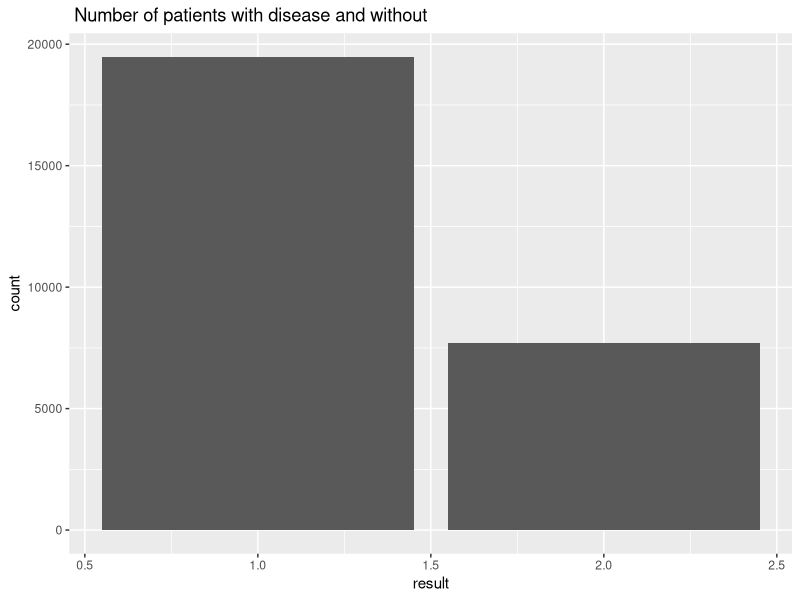
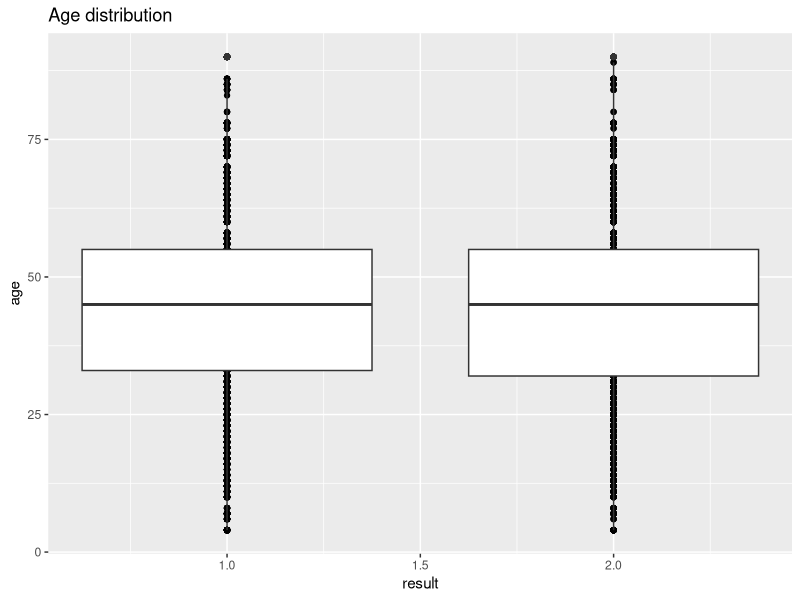
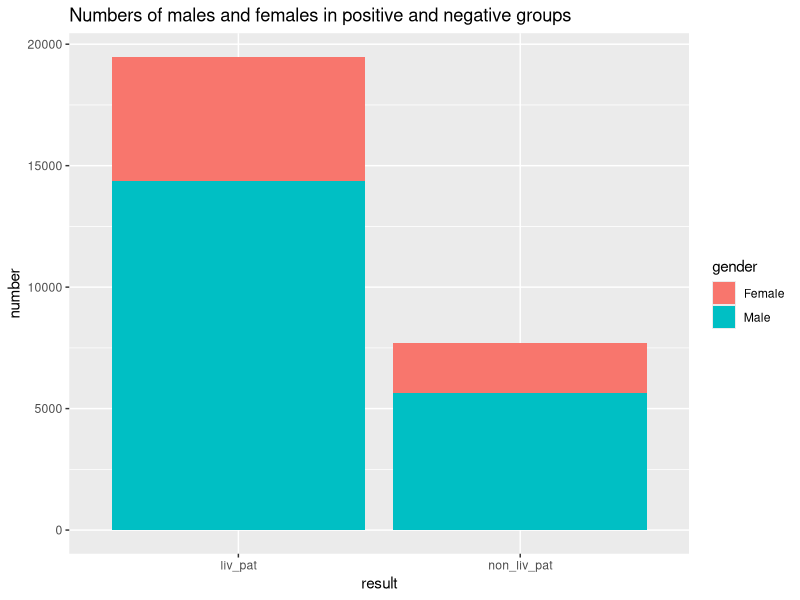
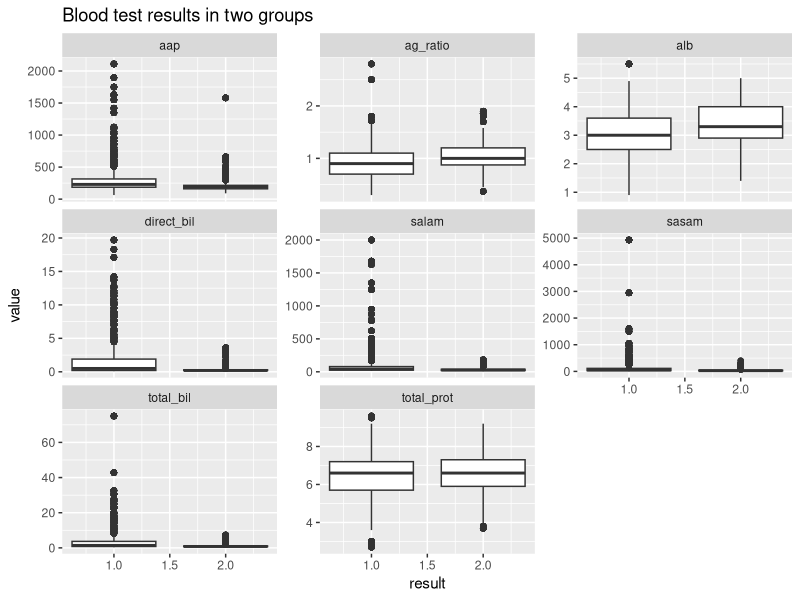
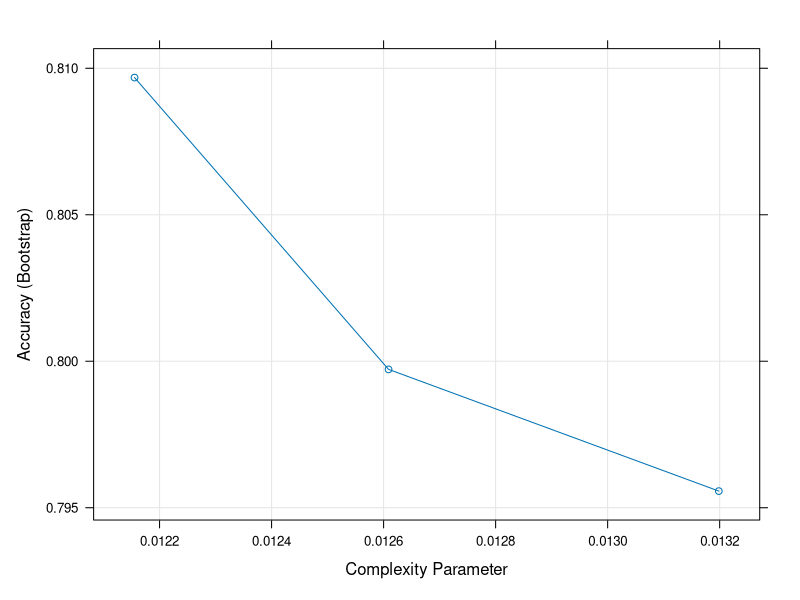
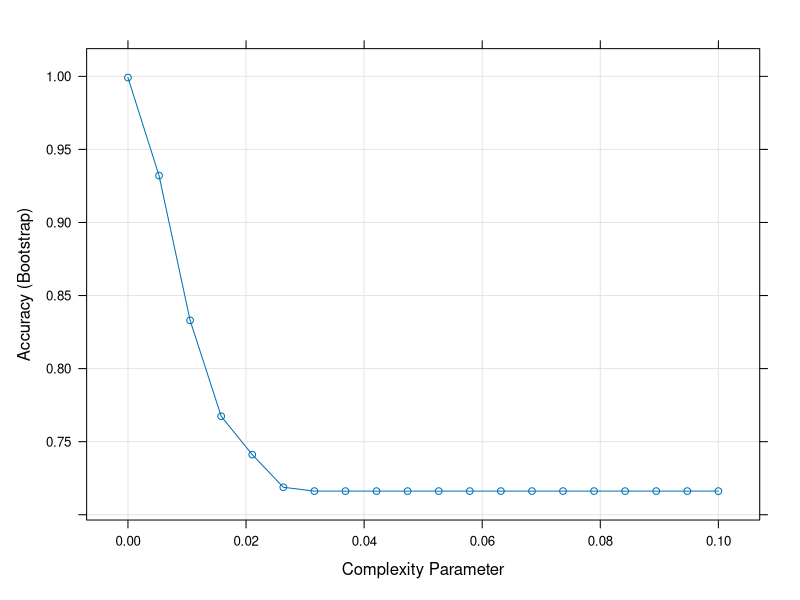

The R source for these figures, in order: (Note: a time limit stopped this script after it produced the figures.)
## ---- chunk 1
knitr::opts_chunk$set(echo = TRUE)
## ---- chunk 2
if(!require(tidyverse)) install.packages("tidyverse", repos = "http://cran.us.r-project.org")
if(!require(caret)) install.packages("caret", repos = "http://cran.us.r-project.org")

# import needed libraries
library(tidyverse)
library(dplyr)
library(tidyr)
library(caret)
library(readxl)
library(ggplot2)

#Import file
liver_patient <- read_excel("liver_patient.xls")
#Check the structure of the file
head(liver_patient)
str(liver_patient)
## ---- chunk 3
#Change names of columns for shorter ones and more usable
names(liver_patient) = c("age", "gender", "total_bil","direct_bil","aap","salam","sasam","total_prot","alb","ag_ratio", "result")
head(liver_patient)
## ---- chunk 4
#Check if there some NA
sum(is.na(liver_patient))
## ---- chunk 5
# Drop rows with NA values
liver_data <- drop_na(liver_patient)
# Check if in the data no NA values left
sum(is.na(liver_data))
## ---- chunk 6
#Check the structure of the data without NA values
str(liver_data)
## ---- chunk 7
#Plot numbers of patients with disease and without
liver_data %>% ggplot(aes(result)) + geom_bar() + ggtitle(" Number of patients with disease and without")
## ---- chunk 8
# Plot age distribution in both groups
liver_data  %>% ggplot(aes(result, age, group = result)) + geom_point()+
  geom_boxplot() + ggtitle("Age distribution")
## ---- chunk 9
# Calculate numbers of males and females in both groups (with disease and without)  
gender_data <- liver_data  %>% group_by(gender) %>% summarise(liv_pat = sum(result =="1"), non_liv_pat = sum(result =="2"))
gender_data
# Make data tidy for visualization 
plot_gender <- gender_data %>% gather(key = result,value = number, 2:3)
plot_gender

# Plot numbers of males and females in both groups
plot_gender %>% ggplot(aes(x = result, y = number)) + geom_col(aes(fill = gender))+
  ggtitle("Numbers of males and females in positive and negative groups")
## ---- chunk 10
# Plot 8 combined plots(boxplots) to visualize blood results
facet_liver <- gather(liver_data, key = "measure", value = "value", 
                      c("total_bil", "direct_bil", "aap", "salam", "sasam",
                        "total_prot", "alb", "ag_ratio"))
ggplot(facet_liver, aes( x = result, y = value, group = result)) + geom_boxplot()+
  facet_wrap(~ measure, scales = "free_y") + ggtitle("Blood test results in two groups")
## ---- chunk 11
# Splitting data for final test set for testing the final model(10% of liver_data set) 
# and practice set for training different algorithms
set.seed(4, sample.kind="Rounding") # if using R 3.6 or later

test_index <- createDataPartition(y = liver_data$result, times = 1, p = 0.1, list = FALSE)
practice_set <- liver_data[-test_index,]
final_test <- liver_data[test_index,]

# Create train and test set from practice set
set.seed(6, sample.kind="Rounding") # if using R 3.6 or later
test_index <- createDataPartition(y = practice_set$result, times = 1,
                                  p = 0.2, list = FALSE)
train_set <- practice_set[-test_index,]
test_set <- practice_set[test_index,]
## ---- chunk 12
# Classification tree model
train_rpart <- train(as.factor(result)~.,method = "rpart", data = train_set)
plot(train_rpart)

rpart_model <- confusionMatrix(predict(train_rpart, test_set),
                               as.factor(test_set$result))

#Make tibble with model results
model_result <- tibble(Model = "Classification tree",
                       Accuracy = rpart_model$overall["Accuracy"],
                       Sensitivity = rpart_model$byClass["Sensitivity"],
                       Specificity = rpart_model$byClass["Specificity"])
model_result
## ---- chunk 13
# Classification tree model with tuning
train_rpart_t <- train(as.factor(result)~.,method = "rpart",
                       tuneGrid = data.frame(cp = seq(0.0, 0.1, len = 20)),
                       data = train_set)
plot(train_rpart_t)

tuned_rpart_model <- confusionMatrix(predict(train_rpart_t, test_set), as.factor(test_set$result))

#Adding to tibble tuned classification tree model results

model_result <- bind_rows(model_result,tibble(Model = "Classification tree with tuning",
                       Accuracy = tuned_rpart_model$overall["Accuracy"],
                       Sensitivity = tuned_rpart_model$byClass["Sensitivity"],
                       Specificity = tuned_rpart_model$byClass["Specificity"]))
model_result
## ---- chunk 14
# Generalized linear model
train_glm <- train(as.factor(result)~., method = "glm", data = train_set)
glm_model <- confusionMatrix(predict(train_glm, test_set), as.factor(test_set$result))

#Adding to tibble Generalized linear model results

model_result <- bind_rows(model_result,tibble(Model = "Generalized linear model",
                                              Accuracy = glm_model$overall["Accuracy"],
                                              Sensitivity = glm_model$byClass["Sensitivity"],
                                              Specificity = glm_model$byClass["Specificity"]))
model_result

## ---- chunk 15
#k-nearest neighbors model
train_knn <- train(as.factor(result)~.,method = "knn", data = train_set)
knn_model <- confusionMatrix(predict(train_knn, test_set), as.factor(test_set$result))

#Adding to tibble k-nearest neighbors model results

model_result <- bind_rows(model_result,tibble(Model = "k-nearest neighbors model",
                                              Accuracy = knn_model$overall["Accuracy"],
                                              Sensitivity = knn_model$byClass["Sensitivity"],
                                              Specificity = knn_model$byClass["Specificity"]))
model_result

#k-nearest neighbors model with trainControl
control <- trainControl(method = "cv", number = 10, p = 0.9)
train_knn_cv <- train(as.factor(result)~., method = "knn", data = train_set,
                      trControl = control)
ggplot(train_knn_cv, highlight = TRUE)
knn_cv_model <- confusionMatrix(predict(train_knn_cv, test_set), as.factor(test_set$result))

#Adding to tibble k-nearest neighbors model with trainControl results

model_result <- bind_rows(model_result,tibble(Model = "k-nearest neighbors model with trainControl",
                                              Accuracy = knn_cv_model$overall["Accuracy"],
                                              Sensitivity = knn_cv_model$byClass["Sensitivity"],
                                              Specificity = knn_cv_model$byClass["Specificity"]))
model_result

## ---- chunk 16
#Random forest model
set.seed(6, sample.kind = "Rounding")
train_rf <- train(as.factor(result)~., method = "rf", data = train_set)
rf_model <- confusionMatrix(predict(train_rf, test_set), as.factor(test_set$result))

#Adding to tibble random forest model results

model_result <- bind_rows(model_result,tibble(Model = "Random forest",
                                              Accuracy = rf_model$overall["Accuracy"],
                                              Sensitivity = rf_model$byClass["Sensitivity"],
                                              Specificity = rf_model$byClass["Specificity"]))
model_result

## ---- chunk 17
#Trying random forest model on the final test set
final_results <- confusionMatrix(predict(train_rf, final_test), as.factor(final_test$result))

#Adding to tibble final test results

model_result <- bind_rows(model_result,tibble(Model = "Final test",
                                              Accuracy = final_results$overall["Accuracy"],
                                              Sensitivity = final_results$byClass["Sensitivity"],
                                              Specificity = final_results$byClass["Specificity"]))
model_result
